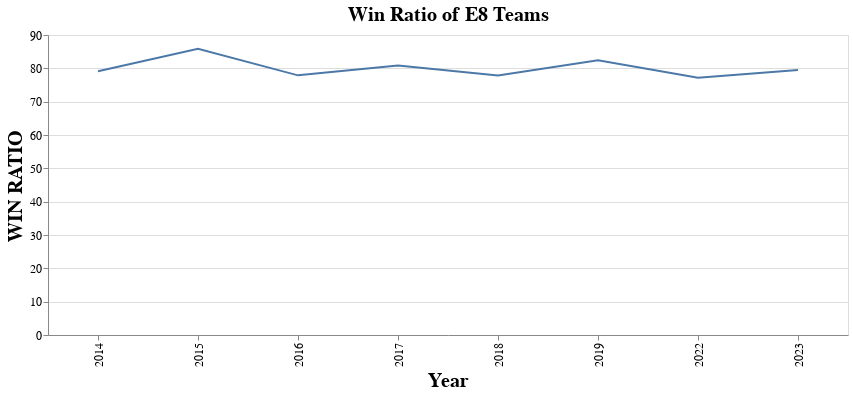

The cell this chart's notebook holds for it:
### Code cell
#PLOTTING AVG WIN RATIOS OF TOP 8 TEAMS EVERY YEAR
AVG_WR_E8 = alt.Chart(yearwise_winratio).mark_line().encode(
  x='Year:N',
  y='WIN RATIO:Q',
  tooltip=['Year', 'WIN RATIO']
).properties(
    title='Win Ratio of E8 Teams',
    width=800,
    height=300,
).interactive().configure_title(
    fontSize=20,  # Increase the title font size
    font='Courier',  # Set a different font if needed
    color='black'   # Set title font color to white
).configure_axis(
    labelColor='black',# Set axis label color to white
    labelFontSize = 12,
    titleFont ='Courier',
    titleFontWeight = 'bold',
    titleFontSize = 20,
    titleColor='black'   # Set axis title color to white
)
AVG_WR_E8.save('AVG_WR_E8.html')
display(AVG_WR_E8)

### Figure 1 — Vega-Lite specification as saved in the notebook (floating-point values rounded to 4 significant figures)
{"config": {"view": {"continuousWidth": 300, "continuousHeight": 300}, "axis": {"labelColor": "black", "labelFontSize": 12, "titleColor": "black", "titleFont": "Courier", "titleFontSize": 20, "titleFontWeight": "bold"}, "title": {"color": "black", "font": "Courier", "fontSize": 20}}, "data": {"name": "data-07eb0884abd080dcdfbc6c870b215ec6"}, "mark": {"type": "line"}, "encoding": {"tooltip": [{"field": "Year", "type": "quantitative"}, {"field": "WIN RATIO", "type": "quantitative"}], "x": {"field": "Year", "type": "nominal"}, "y": {"field": "WIN RATIO", "type": "quantitative"}}, "height": 300, "params": [{"name": "param_11", "select": {"type": "interval", "encodings": ["x", "y"]}, "bind": "scales"}], "title": "Win Ratio of E8 Teams", "width": 800, "$schema": "https://vega.github.io/schema/vega-lite/v5.8.0.json", "datasets": {"data-07eb0884abd080dcdfbc6c870b215ec6": [{"Year": 2014, "WIN RATIO": 79.11}, {"Year": 2015, "WIN RATIO": 85.87}, {"Year": 2016, "WIN RATIO": 77.89}, {"Year": 2017, "WIN RATIO": 80.88}, {"Year": 2018, "WIN RATIO": 77.89}, {"Year": 2019, "WIN RATIO": 82.42}, {"Year": 2022, "WIN RATIO": 77.15}, {"Year": 2023, "WIN RATIO": 79.52}]}}
